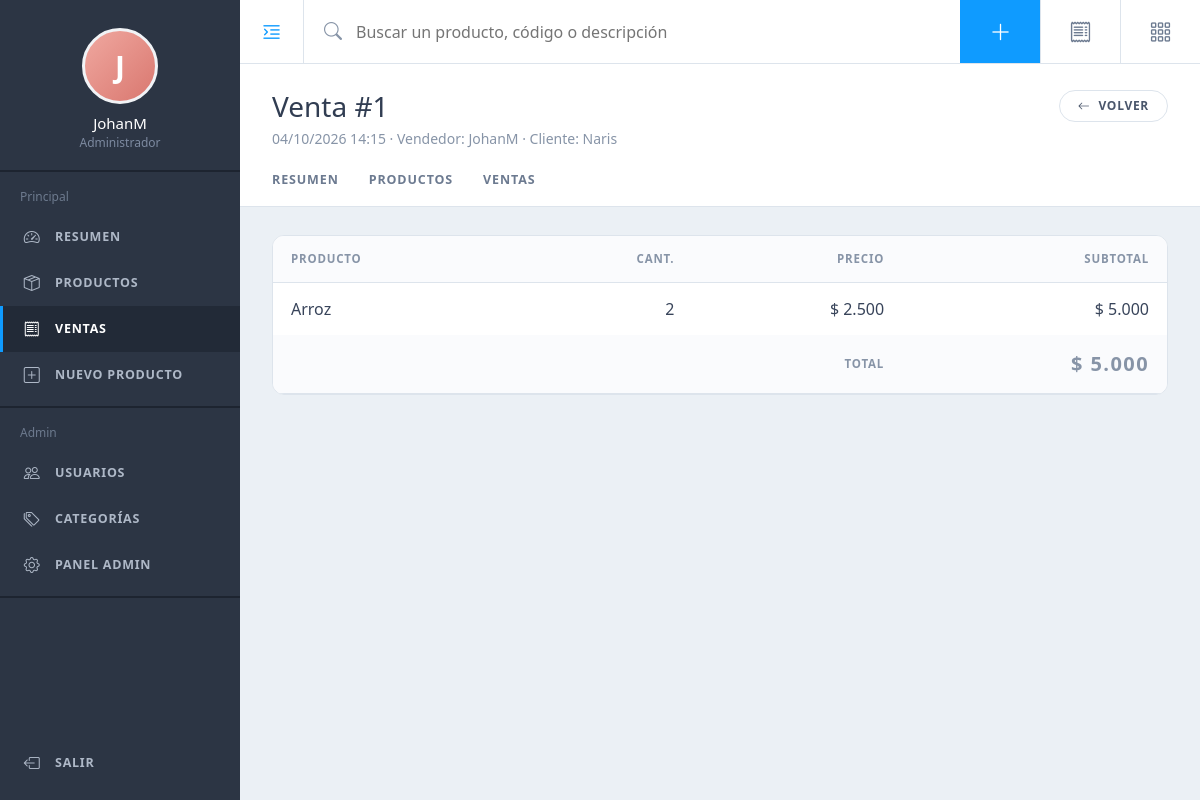
Screenshot of /ventas/1/ (signed in) with the database file from the repository.
### inventario/models.py (models this page shows, shortened)
class Venta(models.Model):
    vendedor = models.ForeignKey(
        settings.AUTH_USER_MODEL, on_delete=models.PROTECT, related_name="ventas"
    )
    cliente = models.CharField(max_length=150, blank=True)
    fecha = models.DateTimeField(auto_now_add=True, db_index=True)
    total = models.DecimalField(max_digits=14, decimal_places=2, default=Decimal("0.00"))
    class Meta:
        ordering = ["-fecha"]

class DetalleVenta(models.Model):
    venta = models.ForeignKey(Venta, on_delete=models.CASCADE, related_name="detalles")
    producto = models.ForeignKey(Producto, on_delete=models.PROTECT, related_name="ventas")
    cantidad = models.PositiveIntegerField(validators=[MinValueValidator(1)])
    precio_unitario = models.DecimalField(max_digits=12, decimal_places=2)
    @property
    def subtotal(self):
        return self.cantidad * self.precio_unitario

class Producto(models.Model):
    sku = models.CharField("código (SKU)", max_length=50, unique=True)
    nombre = models.CharField(max_length=150, db_index=True)
    descripcion = models.TextField("descripción", blank=True)
    categoria = models.ForeignKey(
        Categoria, on_delete=models.PROTECT, null=True, blank=True, related_name="productos"
    )
    precio = models.DecimalField(
        max_digits=12, decimal_places=2, validators=[MinValueValidator(Decimal("0.01"))]
    )
    stock = models.PositiveIntegerField(default=0)
    imagen = models.ImageField("imagen", upload_to="productos/", blank=True)
    activo = models.BooleanField(default=True)
    creado_por = models.ForeignKey(
        settings.AUTH_USER_MODEL, on_delete=models.PROTECT, related_name="productos_creados"
    )
    creado = models.DateTimeField(auto_now_add=True)
    actualizado = models.DateTimeField(auto_now=True)
    class Meta:
        ordering = ["nombre"]
        indexes = [models.Index(fields=["activo", "stock"])]

### inventario/views.py (the view)
# urls.py: path("ventas/<int:pk>/", views.venta_detalle, name="venta_detalle"),
@login_required
def venta_detalle(request, pk):
    venta = get_object_or_404(
        Venta.objects.select_related("vendedor").prefetch_related("detalles__producto"), pk=pk
    )
    return render(request, "inventario/venta_detail.html", {"venta": venta})

### templates/inventario/venta_detail.html (shortened to what this page needs)
{% extends "base.html" %}
{% block heading %}Venta #{{ venta.pk }}{% endblock %}
{% block subheading %}{{ venta.fecha|date:"d/m/Y H:i" }} · Vendedor: {{ venta.vendedor.username }}{% if venta.cliente %} · Cliente: {{ venta.cliente }}{% endif %}{% endblock %}
{% block actions %}<a class="pill" href="{% url 'venta_lista' %}"><i class="bi bi-arrow-left"></i> Volver</a>{% endblock %}
{% block content %}
<div class="panel p-0">
  <div class="table-responsive">
    <table class="tbl">
      <thead><tr><th>Producto</th><th class="text-end">Cant.</th><th class="text-end">Precio</th><th class="text-end">Subtotal</th></tr></thead>
      <tbody>
      {% for d in venta.detalles.all %}
        <tr>
          <td>{{ d.producto.nombre }}</td>
          <td class="text-end">{{ d.cantidad }}</td>
          <td class="text-end">$ {{ d.precio_unitario|floatformat:"-2g" }}</td>
          <td class="text-end">$ {{ d.subtotal|floatformat:"-2g" }}</td>
        </tr>
      {% endfor %}
      </tbody>
      <tfoot><tr><th colspan="3" class="text-end">Total</th><th class="text-end fs-5">$ {{ venta.total|floatformat:"-2g" }}</th></tr></tfoot>
    </table>
  </div>
</div>
{% endblock %}

### templates/base.html (shortened to what this page needs)
{% load static %}<!doctype html>
<html lang="es">
<head>
  <link href="https://cdn.jsdelivr.net/npm/bootstrap@5.3.3/dist/css/bootstrap.min.css" rel="stylesheet">
  <link href="https://cdn.jsdelivr.net/npm/bootstrap-icons@1.11.3/font/bootstrap-icons.min.css" rel="stylesheet">
  <link href="{% static 'inventario/app.css' %}" rel="stylesheet">
</head>
<body>
{% with n=request.resolver_match.url_name %}
<aside class="sidebar" id="sidebar">
  <div class="sb-profile">
    <div class="avatar">{{ user.get_username|first|upper }}</div>
    <div class="sb-name">{{ user.get_full_name|default:user.get_username }}</div>
    <div class="sb-role">{% if user.is_staff %}Administrador{% else %}Usuario{% endif %}</div>
  </div>
  <div class="sb-group">
    <div class="sb-label">Principal</div>
    <a class="nav-i {% if n == 'resumen' %}active{% endif %}" href="{% url 'resumen' %}"><i class="bi bi-speedometer2"></i> Resumen</a>
    <a class="nav-i {% if n == 'producto_lista' %}active{% endif %}" href="{% url 'producto_lista' %}"><i class="bi bi-box-seam"></i> Productos</a>
    <a class="nav-i {% if n == 'venta_lista' or n == 'venta_detalle' %}active{% endif %}" href="{% url 'venta_lista' %}"><i class="bi bi-receipt"></i> Ventas</a>
    <a class="nav-i {% if n == 'producto_nuevo' or n == 'producto_editar' %}active{% endif %}" href="{% url 'producto_nuevo' %}"><i class="bi bi-plus-square"></i> Nuevo producto</a>
  </div>
  {% if user.is_staff %}
  <div class="sb-group">
    <div class="sb-label">Admin</div>
    <a class="nav-i" href="{% url 'admin:auth_user_changelist' %}"><i class="bi bi-people"></i> Usuarios</a>
    <a class="nav-i" href="{% url 'admin:inventario_categoria_changelist' %}"><i class="bi bi-tags"></i> Categorías</a>
    <a class="nav-i" href="{% url 'admin:index' %}"><i class="bi bi-gear"></i> Panel admin</a>
  </div>
  {% endif %}
  <div class="sb-bottom">
    <form method="post" action="{% url 'logout' %}">
      <button class="nav-i" type="submit"><i class="bi bi-box-arrow-left"></i> Salir</button>
    </form>
  </div>
</aside>
<div class="main">
  <header class="topbar">
    <button class="tb-toggle" id="nav-toggle" type="button" aria-label="Menú"><i class="bi bi-text-indent-left"></i></button>
    <form class="tb-search" action="{% url 'producto_lista' %}" method="get" role="search">
      <i class="bi bi-search"></i>
      <input type="search" name="q" value="{{ request.GET.q }}" placeholder="Buscar un producto, código o descripción">
    </form>
    <a class="tb-btn primary" href="{% url 'producto_nuevo' %}" title="Nuevo producto"><i class="bi bi-plus-lg"></i></a>
    <a class="tb-btn" href="{% url 'venta_lista' %}" title="Ventas"><i class="bi bi-receipt"></i></a>
    <a class="tb-btn" href="{% url 'resumen' %}" title="Resumen"><i class="bi bi-grid-3x3-gap"></i></a>
  </header>
  <div class="page-head">
    <div class="ph-top">
      <div>
        <h1>{% block heading %}Inventario{% endblock %}</h1>
        <div class="ph-sub">{% block subheading %}{% endblock %}</div>
      </div>
      <div class="ph-actions">{% block actions %}{% endblock %}</div>
    </div>
    <nav class="ph-tabs">
      <a class="{% if n == 'resumen' %}active{% endif %}" href="{% url 'resumen' %}">Resumen</a>
      <a class="{% if n == 'producto_lista' %}active{% endif %}" href="{% url 'producto_lista' %}">Productos</a>
      <a class="{% if n == 'venta_lista' %}active{% endif %}" href="{% url 'venta_lista' %}">Ventas</a>
    </nav>
  </div>
  <main class="content">
    {% block content %}{% endblock %}
  </main>
</div>
{% endwith %}
</body>
</html>

### inventario/static/inventario/app.css (style rules this page uses)
:root { --sb:#2c3544; --sb-dark:#222a37; --sb-line:#1d2430; --sb-text:#aeb8c7; --accent:#0f9bff; --teal:#3cb7bf; --purple:#a64ca6; --ok:#7cc243; --bg:#ebf0f5; --card:#fff; --text:#38445a; --muted:#8794a7; --line:#dde4ec; --track:#dbe3ec; }
* { box-sizing:border-box }
body { background:var(--bg);color:var(--text);font-family:"Segoe UI",system-ui,-apple-system,Roboto,"Helvetica Neue",Arial,sans-serif }
a { color:var(--accent) }
.sidebar { position:fixed;top:0;bottom:0;left:0;width:240px;background:var(--sb);color:var(--sb-text); overflow-y:auto;z-index:1040;transition:transform .2s ease;display:flex;flex-direction:column }
.sb-profile { padding:28px 16px 18px;text-align:center;border-bottom:2px solid var(--sb-line) }
.avatar { width:76px;height:76px;border-radius:50%;margin:0 auto 10px;background:linear-gradient(135deg,#f0a8a0,#d9776f); color:#fff;font-size:30px;font-weight:600;display:flex;align-items:center;justify-content:center;border:3px solid #f1f3f6 }
.sb-name { color:#fff;font-size:15px;line-height:1.2 }
.sb-role { font-size:12px;color:#7d8aa0;margin-top:2px }
.sb-group { padding:16px 0 8px;border-bottom:2px solid var(--sb-line) }
.sb-label { padding:0 20px 8px;font-size:12px;color:#6d7a8e }
.nav-i { display:flex;align-items:center;gap:14px;padding:11px 20px;color:var(--sb-text);text-decoration:none; font-size:12.5px;font-weight:700;letter-spacing:.06em;text-transform:uppercase;border:0;background:none; width:100%;text-align:left;border-left:3px solid transparent;cursor:pointer }
.nav-i i { font-size:16px;width:18px;text-align:center }
.nav-i.active { color:#fff;background:var(--sb-dark);border-left-color:var(--accent) }
.sb-bottom { margin-top:auto;padding:8px 0 14px }
.main { margin-left:240px;min-height:100vh;display:flex;flex-direction:column;transition:margin .2s ease }
.topbar { height:64px;background:#fff;border-bottom:1px solid var(--line);display:flex;align-items:stretch;position:sticky;top:0;z-index:1020 }
.tb-toggle { width:64px;border:0;background:none;border-right:1px solid var(--line);color:var(--accent);font-size:22px }
.tb-search { flex:1;display:flex;align-items:center;gap:12px;padding:0 20px;min-width:0 }
.tb-search i { color:var(--muted);font-size:18px }
.tb-search input { border:0;outline:0;width:100%;font-size:16px;color:var(--text);background:transparent }
.tb-btn { width:80px;display:flex;align-items:center;justify-content:center;border:0;border-left:1px solid var(--line); background:#fff;color:#6c7a90;font-size:22px;text-decoration:none }
.tb-btn.primary { background:var(--accent);color:#fff;border-left-color:var(--accent) }
.page-head { background:#fff;border-bottom:1px solid var(--line);padding:26px 32px 0 }
.ph-top { display:flex;flex-wrap:wrap;gap:16px;justify-content:space-between;align-items:flex-start }
.page-head h1 { font-size:28px;font-weight:400;margin:0;color:#313d52 }
.ph-sub { color:var(--muted);font-size:14px;margin-top:4px }
.ph-actions { display:flex;flex-wrap:wrap;gap:10px;align-items:center }
.ph-tabs { display:flex;gap:30px;margin-top:22px;overflow-x:auto }
.ph-tabs a { padding:0 0 14px;color:#6c7a90;text-decoration:none;font-size:12.5px;font-weight:700;letter-spacing:.07em; text-transform:uppercase;border-bottom:3px solid transparent;white-space:nowrap }
.content { padding:28px 32px 110px }
.pill { display:inline-flex;align-items:center;gap:8px;padding:8px 18px;border-radius:999px;border:1px solid var(--line); background:#fff;color:#4a566b;font-size:12px;font-weight:700;letter-spacing:.06em;text-transform:uppercase; text-decoration:none;cursor:pointer;line-height:1.2 }
.panel { background:#fff;border:1px solid var(--line);border-radius:12px;padding:22px }
.panel.p-0 { padding:0;overflow:hidden }
.tbl { width:100%;border-collapse:collapse }
.tbl th { font-size:11.5px;font-weight:700;letter-spacing:.07em;text-transform:uppercase;color:var(--muted);padding:14px 18px;border-bottom:1px solid var(--line);background:#fafbfd;white-space:nowrap }
.tbl td { padding:14px 18px;border-bottom:1px solid #eef2f6;vertical-align:middle }
.tbl tr:last-child td { border-bottom:0 }

### rows the page displays
Venta: pk "1", fecha "04/10/2026 14:15", vendedor.username "JohanM", cliente "Naris", total "5.000"
DetalleVenta: producto.nombre "Arroz", cantidad "2", precio_unitario "2.500", subtotal "5.000"

### other values shown
{{ user.get_username|first|upper }} "J"
{{ user.get_full_name|default:user.get_username }} "JohanM"
